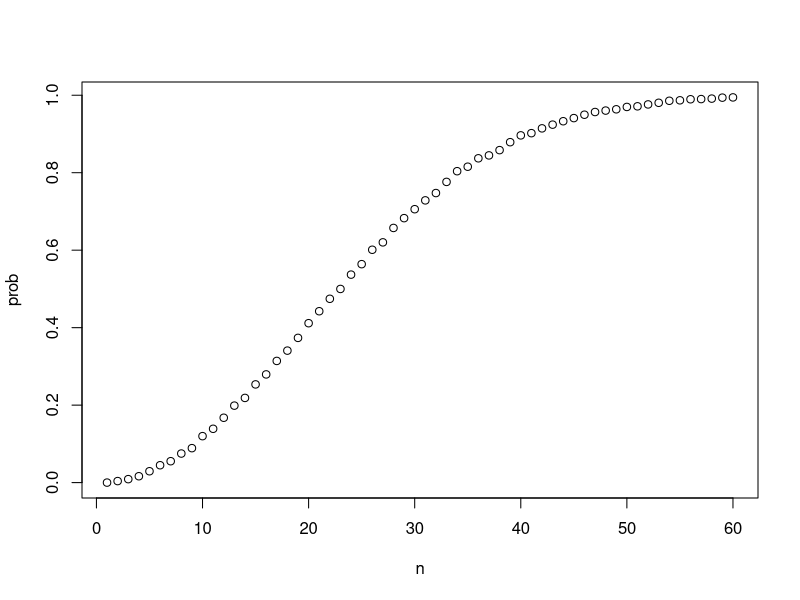
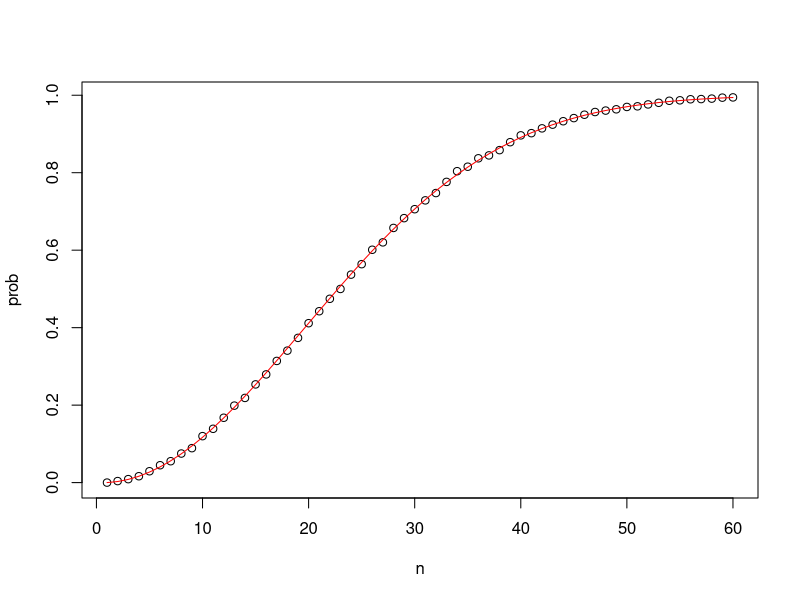
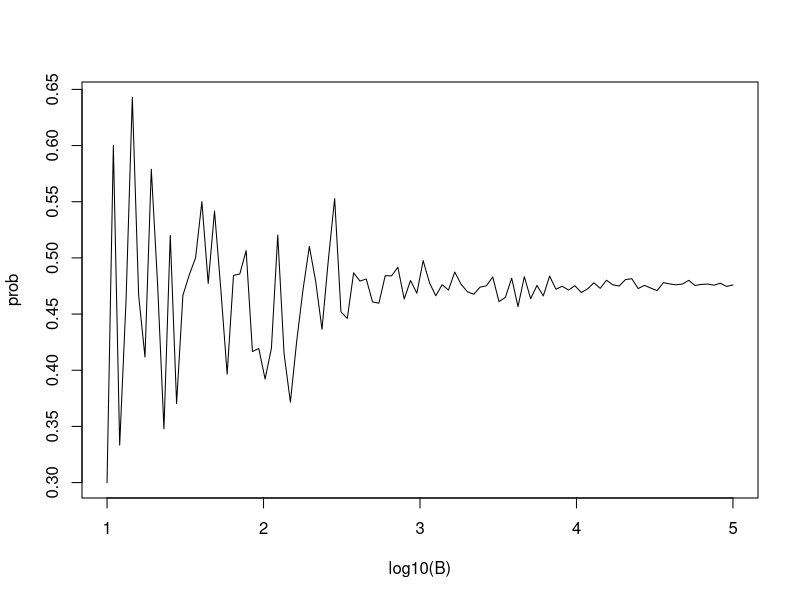
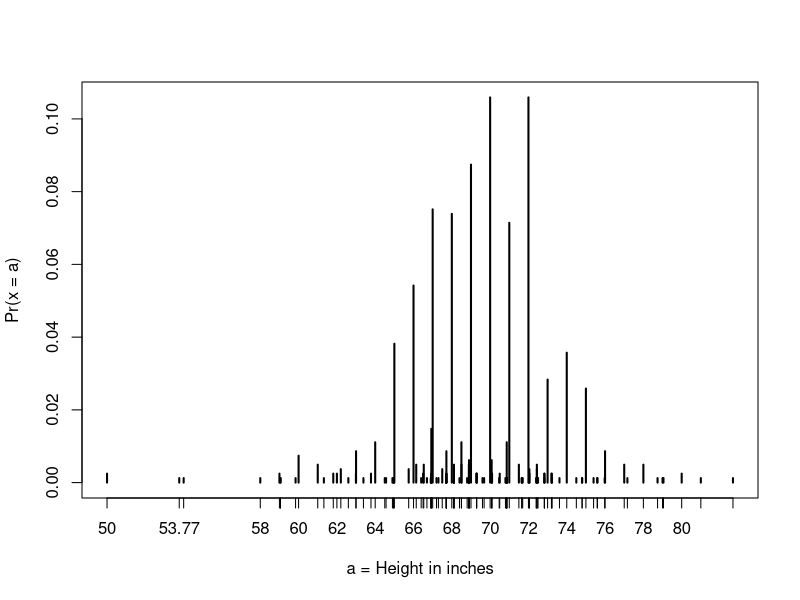
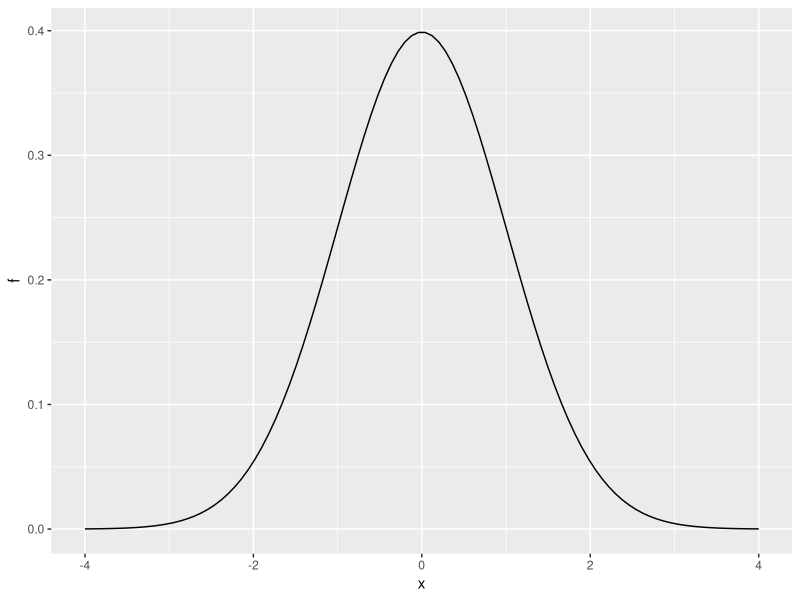
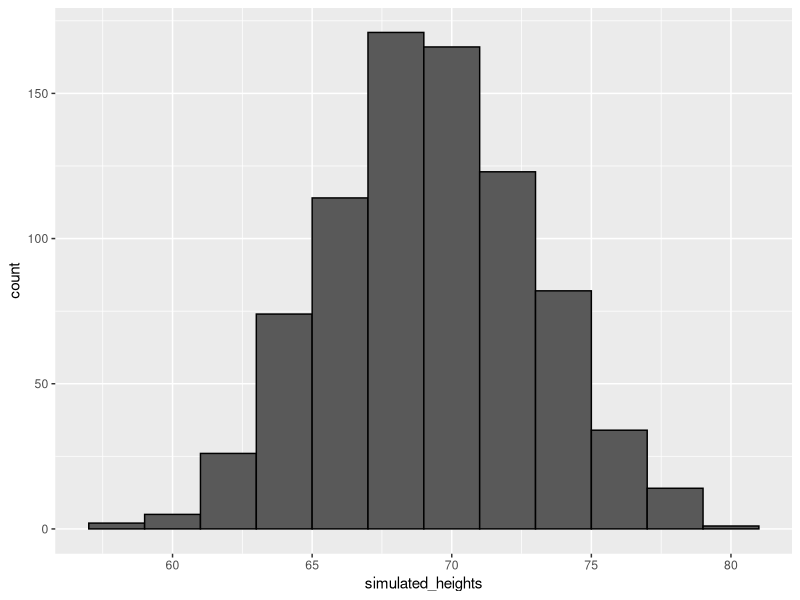
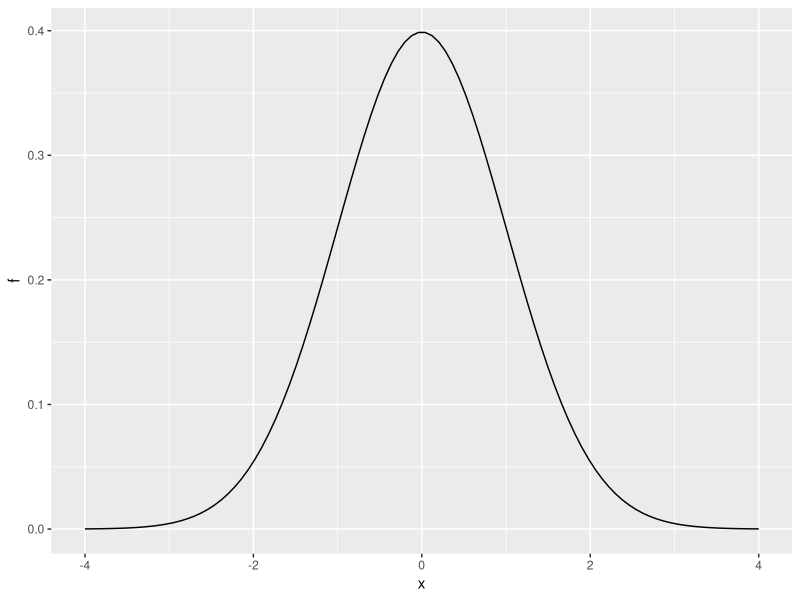
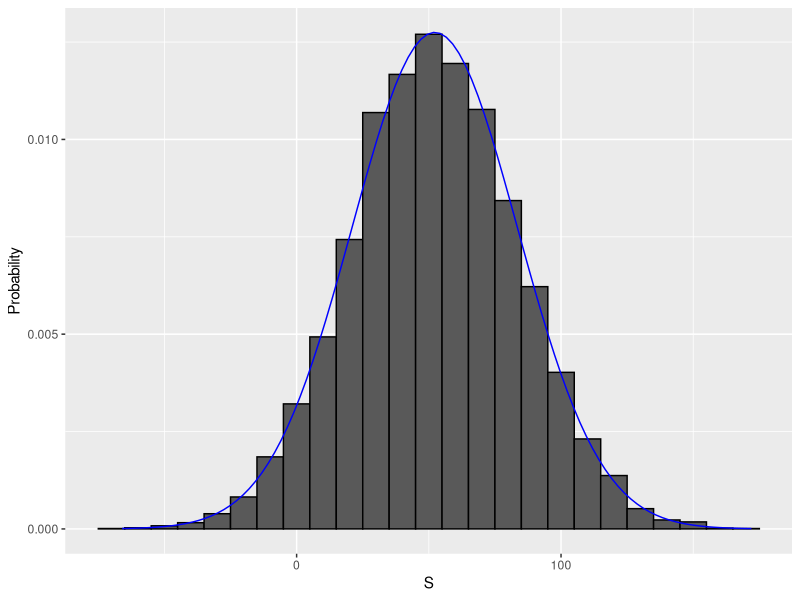

Generate these figures, in order, with R:
## ---- chunk 1
knitr::opts_chunk$set(echo = TRUE)
## ---- chunk 2
beads <- rep(c("red", "blue"), times = c(2,3))    # create an urn with 2 red, 3 blue
beads    # view beads object
sample(beads, 1)    # sample 1 bead at random

B <- 10000    # number of times to draw 1 bead
events <- replicate(B, sample(beads, 1))    # draw 1 bead, B times
tab <- table(events)    # make a table of outcome counts
tab    # view count table
prop.table(tab)    # view table of outcome proportions

# no replacement
sample(beads, 5) 
sample(beads, 5)
sample(beads, 5)

#with replacement using sample 
events <- sample(beads,B, replace = TRUE)    
prop.table(table(events))    


## ---- chunk 3
set.seed(1986) 

#Important note on seeds in R 3.5 versus R 3.6 and later
set.seed(1)
set.seed(1, sample.kind="Rounding")    # will make R 3.6 generate a seed as in R 3.5

## ---- chunk 4

beads <- rep(c("red", "blue"), times = c(2,3))
beads

mean(beads == "blue")


## ---- chunk 5
#Code: Introducing paste() and expand.grid()
# joining strings with paste
number <- "Three"
suit <- "Hearts"
paste(number, suit)

# joining vectors element-wise with paste
paste(letters[1:5], as.character(1:5))

# generating combinations of 2 vectors with expand.grid
expand.grid(pants = c("blue", "black"), shirt = c("white", "grey", "plaid"))

#Code: Generating a deck of cards
suits <- c("Diamonds", "Clubs", "Hearts", "Spades")
numbers <- c("Ace", "Deuce", "Three", "Four", "Five", "Six", "Seven", "Eight", "Nine", "Ten", "Jack", "Queen", "King")
deck <- expand.grid(number = numbers, suit = suits)
deck <- paste(deck$number, deck$suit)

# probability of drawing a king
kings <- paste("King", suits)
mean(deck %in% kings)

#Code: Permutations and combinations
#Correction: The code shown does not generate all 7 digit phone numbers because phone numbers can have repeated digits. It generates all possible 7 digit numbers without repeats.

library(gtools)
permutations(5,2)    # ways to choose 2 numbers in order from 1:5
all_phone_numbers <- permutations(10, 7, v = 0:9)
n <- nrow(all_phone_numbers)
index <- sample(n, 5)
all_phone_numbers[index,]

permutations(3,2)    # order matters
combinations(3,2)    # order does not matter

#Code: Probability of drawing a second king given that one king is drawn
hands <- permutations(52,2, v = deck)
first_card <- hands[,1]
second_card <- hands[,2]
sum(first_card %in% kings)

sum(first_card %in% kings & second_card %in% kings) / sum(first_card %in% kings)

#Code: Probability of a natural 21 in blackjack
aces <- paste("Ace", suits)
facecard <- c("King", "Queen", "Jack", "Ten")
facecard <- expand.grid(number = facecard, suit = suits)
facecard <- paste(facecard$number, facecard$suit)

hands <- combinations(52, 2, v=deck) # all possible hands

# probability of a natural 21 given that the ace is listed first in `combinations`
mean(hands[,1] %in% aces & hands[,2] %in% facecard)

# probability of a natural 21 checking for both ace first and ace second
mean((hands[,1] %in% aces & hands[,2] %in% facecard)|(hands[,2] %in% aces & hands[,1] %in% facecard))

#Code: Monte Carlo simulation of natural 21 in blackjack
#Note that your exact values will differ because the process is random and the seed is not set.

# code for one hand of blackjack
hand <- sample(deck, 2)
hand

# code for B=10,000 hands of blackjack
B <- 10000
results <- replicate(B, {
    hand <- sample(deck, 2)
    (hand[1] %in% aces & hand[2] %in% facecard) | (hand[2] %in% aces & hand[1] %in% facecard)
})
mean(results)

## ---- chunk 6
#Code: The birthday problem
# checking for duplicated bdays in one 50 person group
n <- 50
bdays <- sample(1:365, n, replace = TRUE)    # generate n random birthdays
any(duplicated(bdays))    # check if any birthdays are duplicated

# Monte Carlo simulation with B=10000 replicates
B <- 10000
results <- replicate(B, {    # returns vector of B logical values
    bdays <- sample(1:365, n, replace = TRUE)
    any(duplicated(bdays))
})
mean(results)    # calculates proportion of groups with duplicated bdays
## ---- chunk 7
#Code: Function for birthday problem Monte Carlo simulations
#Note that the function body of compute_prob() is the code that we wrote in the previous video. If we write this code as a function, we can use sapply() to apply this function to several values of n.

# function to calculate probability of shared bdays across n people
compute_prob <- function(n, B = 10000) {
	same_day <- replicate(B, {
    	bdays <- sample(1:365, n, replace = TRUE)
        any(duplicated(bdays))
    })
    mean(same_day)
}

n <- seq(1, 60)

#Code: Element-wise operation over vectors and sapply
x <- 1:10
sqrt(x)    # sqrt operates on each element of the vector

y <- 1:10
x*y    # * operates element-wise on both vectors

#compute_prob(n)    # does not iterate over the vector n without sapply

x <- 1:10
sapply(x, sqrt)    # this is equivalent to sqrt(x)

prob <- sapply(n, compute_prob)    # element-wise application of compute_prob to n
plot(n, prob)

#Code: Computing birthday problem probabilities with sapply
# function for computing exact probability of shared birthdays for any n
exact_prob <- function(n){
    prob_unique <- seq(365, 365-n+1)/365   # vector of fractions for mult. rule
    1 - prod(prob_unique)    # calculate prob of no shared birthdays and subtract from 1
}

# applying function element-wise to vector of n values
eprob <- sapply(n, exact_prob)

# plotting Monte Carlo results and exact probabilities on same graph
plot(n, prob)    # plot Monte Carlo results
lines(n, eprob, col = "red")    # add line for exact prob

## ---- chunk 8
#Code: Estimating a practical value of B
#This code runs Monte Carlo simulations to estimate the probability of shared birthdays using several B values and plots the results. When B is large enough that the estimated probability stays stable, then we have selected a useful value of B.

B <- 10^seq(1, 5, len = 100)    # defines vector of many B values
compute_prob <- function(B, n = 22){    # function to run Monte Carlo simulation with each B
	same_day <- replicate(B, {
    	bdays <- sample(1:365, n, replace = TRUE)
        any(duplicated(bdays))
    })
    mean(same_day)
}

prob <- sapply(B, compute_prob)    # apply compute_prob to many values of B
plot(log10(B), prob, type = "l")    # plot a line graph of estimates 

## ---- chunk 9
#Code: Monte Carlo simulation of stick strategy
B <- 10000
stick <- replicate(B, {
	doors <- as.character(1:3)
	prize <- sample(c("car","goat","goat"))    # puts prizes in random order
	prize_door <- doors[prize == "car"]    # note which door has prize
	my_pick  <- sample(doors, 1)    # note which door is chosen
	show <- sample(doors[!doors %in% c(my_pick, prize_door)],1)    # open door with no prize that isn't chosen
	stick <- my_pick    # stick with original door
	stick == prize_door    # test whether the original door has the prize
})
mean(stick)    # probability of choosing prize door when sticking

#Code: Monte Carlo simulation of switch strategy
switch <- replicate(B, {
	doors <- as.character(1:3)
	prize <- sample(c("car","goat","goat"))    # puts prizes in random order
	prize_door <- doors[prize == "car"]    # note which door has prize
	my_pick  <- sample(doors, 1)    # note which door is chosen first
	show <- sample(doors[!doors %in% c(my_pick, prize_door)], 1)    # open door with no prize that isn't chosen
	switch <- doors[!doors%in%c(my_pick, show)]    # switch to the door that wasn't chosen first or opened
	switch == prize_door    # test whether the switched door has the prize
})
mean(switch)    # probability of choosing prize door when switching

## ---- chunk 10
library(tidyverse)
library(dslabs)
data(heights)

x <- heights %>% filter(sex=="Male") %>% pull(height)

#Given a vector x, we can define a function for computing the CDF of x using:

F <- function(a) mean(x <= a)

1 - F(70)    # probability of male taller than 70 inches

## ---- chunk 11
#Code: Using pnorm() to calculate probabilities
#Given male heights x:

library(tidyverse)
library(dslabs)
data(heights)

x <- heights %>% filter(sex=="Male") %>% pull(height)

#We can estimate the probability that a male is taller than 70.5 inches using:

1 - pnorm(70.5, mean(x), sd(x))

#Code: Discretization and the normal approximation
# plot distribution of exact heights in data
plot(prop.table(table(x)), xlab = "a = Height in inches", ylab = "Pr(x = a)")

# probabilities in actual data over length 1 ranges containing an integer
mean(x <= 68.5) - mean(x <= 67.5)
mean(x <= 69.5) - mean(x <= 68.5)
mean(x <= 70.5) - mean(x <= 69.5)

# probabilities in normal approximation match well
pnorm(68.5, mean(x), sd(x)) - pnorm(67.5, mean(x), sd(x))
pnorm(69.5, mean(x), sd(x)) - pnorm(68.5, mean(x), sd(x))
pnorm(70.5, mean(x), sd(x)) - pnorm(69.5, mean(x), sd(x))

# probabilities in actual data over other ranges don't match normal approx as well
mean(x <= 70.9) - mean(x <= 70.1)
pnorm(70.9, mean(x), sd(x)) - pnorm(70.1, mean(x), sd(x))

## ---- chunk 12
library(tidyverse)
x <- seq(-4, 4, length = 100)
data.frame(x, f = dnorm(x)) %>%
    ggplot(aes(x, f)) +
    geom_line()

#Note that dnorm() gives densities for the standard normal distribution by default. Probabilities for alternative normal distributions with mean mu and standard deviation sigma can be evaluated with:
  #dnorm(z, mu, sigma)

## ---- chunk 13
#Code: Generating normally distributed random numbers
# define x as male heights from dslabs data
library(tidyverse)
library(dslabs)
data(heights)

x <- heights %>% filter(sex=="Male") %>% pull(height)
# generate simulated height data using normal distribution - both datasets should have n observations
n <- length(x)
avg <- mean(x)
s <- sd(x)
simulated_heights <- rnorm(n, avg, s)

# plot distribution of simulated_heights
data.frame(simulated_heights = simulated_heights) %>%
    ggplot(aes(simulated_heights)) +
    geom_histogram(color="black", binwidth = 2)

#Code: Monte Carlo simulation of tallest person over 7 feet
B <- 10000
tallest <- replicate(B, {
    simulated_data <- rnorm(800, avg, s)    # generate 800 normally distributed random heights
    max(simulated_data)    # determine the tallest height
})
mean(tallest >= 7*12)    # proportion of times that tallest person exceeded 7 feet (84 inches)

## ---- chunk 14
x <- seq(-4, 4, length.out = 100)
data.frame(x, f = dnorm(x)) %>%
    ggplot(aes(x,f)) +
    geom_line()
## ---- chunk 15
#Code: Modeling a random variable
# define random variable x to be 1 if blue, 0 otherwise
beads <- rep(c("red", "blue"), times = c(2, 3))
x <- ifelse(sample(beads, 1) == "blue", 1, 0)

# demonstrate that the random variable is different every time
ifelse(sample(beads, 1) == "blue", 1, 0)
ifelse(sample(beads, 1) == "blue", 1, 0)
ifelse(sample(beads, 1) == "blue", 1, 0)
## ---- chunk 16
#Monte Carlo simulation: Chance of casino losing money on roulette
#We build a sampling model for the random variable  that represents the casino's total winnings. 

# sampling model 1: define urn, then sample
color <- rep(c("Black", "Red", "Green"), c(18, 18, 2)) # define the urn for the sampling model
n <- 1000
X <- sample(ifelse(color == "Red", -1, 1), n, replace = TRUE)
X[1:10]

# sampling model 2: define urn inside sample function by noting probabilities
x <- sample(c(-1, 1), n, replace = TRUE, prob = c(9/19, 10/19))    # 1000 independent draws
S <- sum(x)    # total winnings = sum of draws
S

#We use the sampling model to run a Monte Carlo simulation and use the results to estimate the probability of the casino losing money.

n <- 1000    # number of roulette players
B <- 10000    # number of Monte Carlo experiments
S <- replicate(B, {
    X <- sample(c(-1,1), n, replace = TRUE, prob = c(9/19, 10/19))    # simulate 1000 spins
    sum(X)    # determine total profit
})

mean(S < 0)    # probability of the casino losing money

#We can plot a histogram of the observed values of S as well as the normal density curve based on the mean and standard deviation of S.
library(tidyverse)
s <- seq(min(S), max(S), length = 100)    # sequence of 100 values across range of S
normal_density <- data.frame(s = s, f = dnorm(s, mean(S), sd(S))) # generate normal density for S
data.frame (S = S) %>%    # make data frame of S for histogram
    ggplot(aes(S, ..density..)) +
    geom_histogram(color = "black", binwidth = 10) +
    ylab("Probability") +
    geom_line(data = normal_density, mapping = aes(s, f), color = "blue")

## ---- chunk 17

#Code: Interest rate sampling model
n <- 1000
loss_per_foreclosure <- -200000
p <- 0.02
defaults <- sample( c(0,1), n, prob=c(1-p, p), replace = TRUE)
sum(defaults * loss_per_foreclosure)

#Code: Interest rate Monte Carlo simulation
B <- 10000
losses <- replicate(B, {
    defaults <- sample( c(0,1), n, prob=c(1-p, p), replace = TRUE) 
  sum(defaults * loss_per_foreclosure)
})

#Code: Plotting expected losses
library(tidyverse)
data.frame(losses_in_millions = losses/10^6) %>%
    ggplot(aes(losses_in_millions)) +
    geom_histogram(binwidth = 0.6, col = "black")

#Code: Expected value and standard error of the sum of 1,000 loans
n*(p*loss_per_foreclosure + (1-p)*0)    # expected value 
sqrt(n)*abs(loss_per_foreclosure)*sqrt(p*(1-p))    # standard error

#Code: Calculating interest rates for expected value of 0
x = - loss_per_foreclosure*p/(1-p)
x

#On a $180,000 loan, this equals an interest rate of:
x/180000

#Code: Calculating interest rate for 1% probability of losing money
l <- loss_per_foreclosure
z <- qnorm(0.01)
#x <- -l*( n*p - z*sqrt(n*p*(1-p)))/ ( n*(1-p) + z*sqrt(n*p*(1-p)))\x
x/180000    # interest rate
loss_per_foreclosure*p + x*(1-p)    # expected value of the profit per loan
n*(loss_per_foreclosure*p + x*(1-p)) # expected value of the profit over n loans

#Code: Monte Carlo simulation for 1% probability of losing money
B <- 100000
profit <- replicate(B, {
    draws <- sample( c(x, loss_per_foreclosure), n, 
                        prob=c(1-p, p), replace = TRUE) 
    sum(draws)
})
mean(profit)    # expected value of the profit over n loans
mean(profit<0)    # probability of losing money

## ---- chunk 18
#Code: Expected value with higher default rate and interest rate
p <- .04
loss_per_foreclosure <- -200000
r <- 0.05
x <- r*180000
loss_per_foreclosure*p + x*(1-p)

#Code: Calculating number of loans for desired probability of losing money
#The number of loans required is:
z <- qnorm(0.01)
l <- loss_per_foreclosure
n <- ceiling((z^2*(x-l)^2*p*(1-p))/(l*p + x*(1-p))^2)
n    # number of loans required
n*(loss_per_foreclosure*p + x * (1-p))    # expected profit over n loans

#Code: Monte Carlo simulation with known default probability
B <- 10000
p <- 0.04
x <- 0.05 * 180000
profit <- replicate(B, {
    draws <- sample( c(x, loss_per_foreclosure), n, 
                        prob=c(1-p, p), replace = TRUE) 
    sum(draws)
})
mean(profit)

#Code: Monte Carlo simulation with unknown default probability
p <- 0.04
x <- 0.05*180000
profit <- replicate(B, {
    new_p <- 0.04 + sample(seq(-0.01, 0.01, length = 100), 1)
    draws <- sample( c(x, loss_per_foreclosure), n, 
                        prob=c(1-new_p, new_p), replace = TRUE)
    sum(draws)
})
mean(profit)    # expected profit
mean(profit < 0)    # probability of losing money
mean(profit < -10000000)    # probability of losing over $10 million
